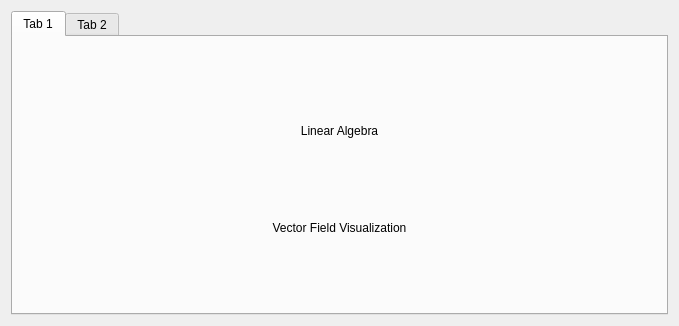
<?xml version="1.0" encoding="UTF-8"?>
<ui version="4.0">
 <class>Form</class>
 <widget class="QWidget" name="Form">
  <property name="geometry">
   <rect>
    <x>0</x>
    <y>0</y>
    <width>679</width>
    <height>326</height>
   </rect>
  </property>
  <property name="windowTitle">
   <string>Form</string>
  </property>
  <layout class="QVBoxLayout" name="verticalLayout_3">
   <item>
    <widget class="QTabWidget" name="tabWidget">
     <property name="styleSheet">
      <string notr="true">/*设置对象名为TW_SampleResult的QTabWidget控件*/
QTabWidget#TW_SampleResult&gt;QTabBar::tab
{
     font: 15pt &quot;Chinese fine black&quot;;
     background-color:rgb(104,191,249);
     min-width: 100px;
     min-height: 30px;
     padding: 2px;
}
/*设置对象名为TW_SampleResult的QTabWidget控件*/
QTabWidget#TW_SampleResult&gt;QTabBar::tab:selected
{
    background-color: rgb(228, 233, 242);
}
 
QTabBar::tab:selected
{
    background-color: rgb(228, 233, 242);
}
</string>
     </property>
     <property name="currentIndex">
      <number>0</number>
     </property>
     <widget class="QWidget" name="tab">
      <attribute name="title">
       <string>Tab 1</string>
      </attribute>
      <layout class="QVBoxLayout" name="verticalLayout">
       <item>
        <widget class="QLabel" name="label_11">
         <property name="maximumSize">
          <size>
           <width>16777215</width>
           <height>32</height>
          </size>
         </property>
         <property name="styleSheet">
          <string notr="true">font: 700 18pt &quot;Segoe Print&quot;;</string>
         </property>
         <property name="text">
          <string>Linear Algebra</string>
         </property>
         <property name="alignment">
          <set>Qt::AlignCenter</set>
         </property>
        </widget>
       </item>
       <item>
        <widget class="QLabel" name="label_12">
         <property name="maximumSize">
          <size>
           <width>16777215</width>
           <height>12</height>
          </size>
         </property>
         <property name="styleSheet">
          <string notr="true">font: 700 10pt &quot;Segoe Print&quot;;</string>
         </property>
         <property name="text">
          <string>Vector Field Visualization</string>
         </property>
         <property name="alignment">
          <set>Qt::AlignCenter</set>
         </property>
        </widget>
       </item>
       <item>
        <layout class="QHBoxLayout" name="horizontalLayout">
         <item>
          <layout class="QVBoxLayout" name="verticalLayout_4"/>
         </item>
         <item>
          <layout class="QVBoxLayout" name="verticalLayout_6"/>
         </item>
         <item>
          <layout class="QVBoxLayout" name="verticalLayout_7"/>
         </item>
        </layout>
       </item>
      </layout>
     </widget>
     <widget class="QWidget" name="tab_2">
      <attribute name="title">
       <string>Tab 2</string>
      </attribute>
      <layout class="QVBoxLayout" name="verticalLayout_2">
       <item>
        <widget class="QLabel" name="label">
         <property name="text">
          <string>TextLabel</string>
         </property>
        </widget>
       </item>
      </layout>
     </widget>
    </widget>
   </item>
  </layout>
 </widget>
 <resources/>
 <connections/>
</ui>
